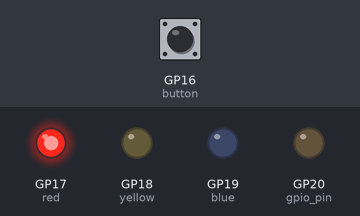
The program below on a simulated Raspberry Pi Pico running MicroPython. Shown: output pins drawn as LEDs (lit = HIGH). Inputs (shaded band) come from the test bench; at power-on: GP16 (button) HIGH. Threads take turns every 2 ms; the clock reads 2024-03-15 10:24:30 at power-on unless the program sets it; what the program prints to the serial console is not drawn.

Above: at 1.2 s.
1.3 s: GP16 (button) pulled LOW for 0.15 s
At 1.7 s:
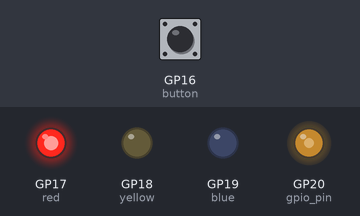
At 13.0 s:
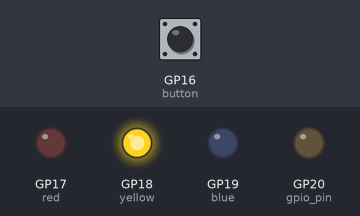
13.4 s: GP16 (button) pulled LOW for 1 s
At 21.1 s:
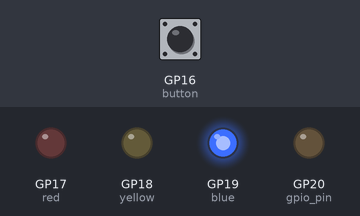
Timing chart, 0 to 22.4 s (numbered marks = the images above; inputs shaded):
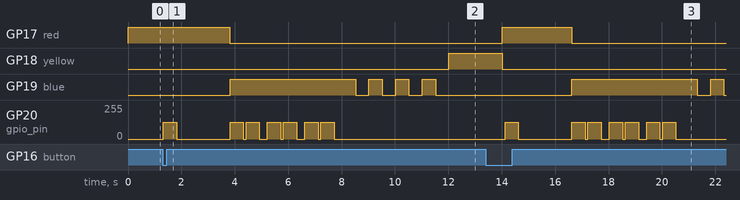

The program:

step-picozero-10.py
```python
# 抵抗（330Ω または 1kΩ）
# 配線方法:
# GPIO 17 --- [アノード (+)]LED[カソード (-)] --- [抵抗 (330Ω)] --- GND
# GPIO 18 --- 同様の接続
# GPIO 19 --- 同様の接続
# GPIO 20 --- ブザーの制御ピン
# GPIO 16 --- ボタン入力ピン（プルアップ接続）
# 抵抗（330Ω または 1kΩ）

# 信号機シミュレーションプログラム
# 機能:
# - 初期状態で赤信号が点灯し、ボタンの押下を待機します。
# - 赤信号が点灯している間にボタンが押されると、以下の動作を行います。
#   - ブザーを短く鳴らし、2秒後に赤信号を消灯します。
#   - 青信号が点灯し、カッコー音が再生されます（4秒間）。
#   - 青信号が点滅します（0.5秒間隔で4回）。
#   - 黄信号が点灯します（2秒間）。
#   - その後、再び赤信号が点灯し、ボタンの押下を待機します。
# - ボタンが押されない限り、赤信号は点灯し続けます。
#
# 必要なライブラリ:
# - picozero
# - cuckoo_signal_active.py（カッコー音を再生するためのモジュール）


from picozero import LED, Button
from cuckoo_signal_active import CuckooSignal
import time
import _thread

class TrafficSignal:
    """
    信号機を制御するクラス。
    """
    def __init__(self, leds, cuckoo, button):
        """
        初期化メソッド。
        Args:
            leds (dict): 信号の各色に対応する LED インスタンスの辞書。
            cuckoo (CuckooSignal): カッコー音を制御するインスタンス。
            button (Button): ボタンのインスタンス。
        """
        self.leds = leds
        self.cuckoo = cuckoo
        self.button = button
        self.is_red_lit = True  # 初期状態では赤信号が点灯
        self.button_thread_running = True
        self.button_thread = None

        # ボタンを監視するスレッドを開始
        self.button_thread = _thread.start_new_thread(self._monitor_button, ())

    def _monitor_button(self):
        """
        ボタンを監視するスレッド。
        """
        print("ボタンが押されたか調べるスレッドが開始されました")
        while self.button_thread_running:
            if self.is_red_lit and self.button.is_pressed:
                print("ボタンが押されました。")
                self._button_pressed()
            time.sleep(0.1)  # 0.1秒ごとにボタンをチェック
        print("ボタン監視スレッドが終了しました")

    def _button_pressed(self):
        """
        ボタンが押された際の処理。
        """
        self.is_red_lit = False  # 赤信号を消灯するトリガー

        # ブザーを短く鳴らす
        print("ブザー: 鳴動")
        self.cuckoo.play_tone(duration=0.5)
        time.sleep(2)  # 2 秒待機
        self.leds["red"].off()

        # 信号パターンを実行
        self.run(signal_pattern)

        # パターン終了後に赤信号に戻る
        print("赤信号: 再点灯")
        self.is_red_lit = True
        self.leds["red"].on()

    def control_step(self, step):
        """
        信号機の単一ステップを制御します。
        Args:
            step (dict): 信号の単一ステップ定義。
        """
        led = self.leds[step["color"]]
        mode = step["mode"]

        if mode == "on":
            self._turn_on(led, step["duration"])
        elif mode == "on_with_cuckoo":
            self._turn_on_with_cuckoo(led, step["duration"])
        elif mode == "blink":
            self._blink(led, step["duration"], step["count"])
        else:
            raise ValueError(f"Unsupported mode: {mode}")

    def _turn_on(self, led, duration):
        """
        LED を点灯します。
        Args:
            led (LED): 点灯させる LED インスタンス。
            duration (float): 点灯時間（秒）。
        """
        print(f"{led} 点灯")
        led.on()
        time.sleep(duration)
        led.off()

    def _turn_on_with_cuckoo(self, led, duration):
        """
        LED を点灯しながらカッコー音を再生します。
        Args:
            led (LED): 点灯させる LED インスタンス。
            duration (float): 点灯およびカッコー音再生時間（秒）。
        """
        print(f"{led} 点灯 + カッコー音再生")
        led.on()
        self.cuckoo.cuckoo_sound(total_duration=duration)
        led.off()

    def _blink(self, led, duration, count):
        """
        LED を点滅させます。
        Args:
            led (LED): 点滅させる LED インスタンス。
            duration (float): 点滅間隔（秒）。
            count (int): 点滅回数。
        """
        print(f"{led} 点滅")
        for _ in range(count):
            led.on()
            time.sleep(duration)
            led.off()
            time.sleep(duration)

    def run(self, pattern):
        """
        信号機の全パターンを制御します。
        Args:
            pattern (list): 信号のパターン定義のリスト。
        """
        for step in pattern:
            self.control_step(step)

    def stop(self):
        """
        クラスの動作を停止します。
        """
        print("終了処理を開始します")
        self.button_thread_running = False
        time.sleep(0.2)  # スレッドの終了を待機
        for led in self.leds.values():
            led.off()
        self.cuckoo.stop()
        print("終了処理が完了しました")


# GPIO ピンに接続された LED、ブザー、ボタン
leds = {
    "red": LED(17),
    "yellow": LED(18),
    "blue": LED(19),
}
cuckoo = CuckooSignal(gpio_pin=20)
button = Button(16, pull_up=True)  # GPIO 16 に接続されたボタン

# 信号の点灯・点滅パターンの配列
signal_pattern = [
    {"color": "blue", "mode": "on_with_cuckoo", "duration": 4},  # 青 点灯 + カッコー音 4秒
    {"color": "blue", "mode": "blink", "duration": 0.5, "count": 4},  # 青 点滅 0.5秒を4回
    {"color": "yellow", "mode": "on", "duration": 2},  # 黄 点灯 2秒
]

# メインプログラム
if __name__ == "__main__":
    traffic_signal = TrafficSignal(leds, cuckoo, button)

    try:
        print("信号機シミュレーションを開始します。Ctrl+C で終了します。")
        # 赤信号を最初に点灯
        traffic_signal.leds["red"].on()
        while True:
            time.sleep(1)  # メインスレッドを維持
    except KeyboardInterrupt:
        print("\nプログラムを終了します。すべての LED を消灯します。")
        traffic_signal.stop()
        print("終了しました。")
```

cuckoo_signal_active.py
```python
from picozero import PWMOutputDevice
from time import sleep, time  # 明示的に time をインポート

class CuckooSignal:
    """
    アクティブブザーを使って信号機のカッコー音を再現するクラス。
    """
    def __init__(self, gpio_pin):
        """
        初期化メソッド。
        Args:
            gpio_pin (int): 接続する GPIO ピン番号
        """
        self.buzzer = PWMOutputDevice(gpio_pin)

    def play_tone(self, duration, duty_cycle=0.5):
        """
        指定した時間とデューティ比でブザーを鳴らす。
        Args:
            duration (float): 音を鳴らす時間（秒）
            duty_cycle (float): PWMのデューティ比（0.0～1.0）
        """
        if not (0.0 <= duty_cycle <= 1.0):
            raise ValueError("duty_cycle must be between 0.0 and 1.0")

        self.buzzer.value = duty_cycle
        sleep(duration)
        self.buzzer.value = 0  # 明示的にブザーを停止

    def cuckoo_sound(self, total_duration, duty_cycle=0.5):
        """
        信号機のカッコー音を再現。
        Args:
            total_duration (float): 全体の再生時間（秒）
            duty_cycle (float): PWMのデューティ比（0.0～1.0）
        """
        end_time = time() + total_duration
        while time() < end_time:
            # ミ
            self.play_tone(0.5, duty_cycle)
            sleep(0.1)  # 短い間隔
            # ソ
            self.play_tone(0.5, duty_cycle)
            sleep(0.3)  # 長い間隔


    def stop(self):
        """
        クラスの動作を停止します。
        """
        print("終了処理を開始します")

        # スレッドの停止フラグを設定
        self.button_thread_running = False

        # スレッドが停止するのを待機
        print("ボタン監視スレッドを停止中...")
        for _ in range(50):  # 最大 5 秒待機 (0.1 秒 × 50 回)
            time.sleep(0.1)
            if not self.button_thread_running:
                break
        else:
            print("警告: ボタン監視スレッドが正常に停止しませんでした")

        # 全てのLEDを消灯
        print("LED をすべて消灯します...")
        for led in self.leds.values():
            led.off()

        # ブザーを停止
        print("ブザーを停止します...")
        self.cuckoo.stop()

        print("終了処理が完了しました")

# メインプログラム
if __name__ == "__main__":
    cuckoo = CuckooSignal(gpio_pin=20)
    cuckoo.cuckoo_sound(total_duration=4)
```

Measured:
- after the input at 1.3 s, GP17 (red): HIGH → LOW after 2.5 s; GP18 (yellow): LOW → HIGH after 10.7 s
- after the input at 13.4 s, GP19 (blue): LOW → HIGH after 3.2 s, → LOW 4.7 s later, → HIGH 0.50 s later, → LOW 0.50 s later; GP20 (gpio_pin): 0/255 → 127/255 after 0.72 s, → 0/255 0.50 s later, → 127/255 2.0 s later, → 0/255 0.50 s later, … (14 changes in this stretch)
